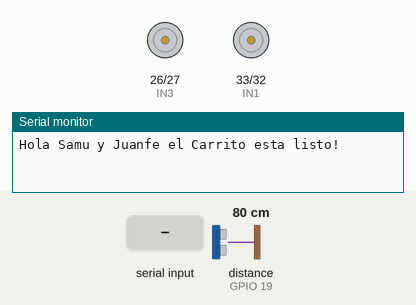
A program run on a simulated ESP32. Parts: motor-driver pin pairs drawn as motors (green arrow = first pin HIGH = forward, orange = second pin HIGH = backward, longer = more drive), the last lines printed to the serial monitor. Wiring (inferred from the names in the program): ultrasonic range finder: trigger GPIO 25; echo GPIO 19. The test bench sets the inputs (shaded band); at power-on: distance to the obstacle (sensor on GPIO 19) 80 cm. The echo pulse lasts 58.3 µs per cm.

Above: at 3.2 s.
3.3 s: "F" received over Serial
At 4.5 s:
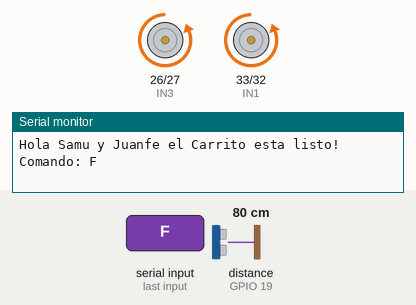
4.8 s: "B" received over Serial
At 5.5 s:
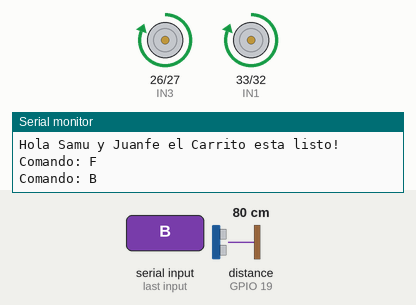
6.3 s: "L" received over Serial
At 7.5 s:
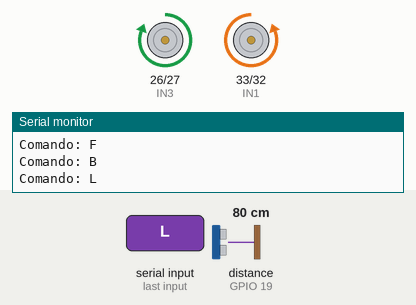
7.8 s: "R" received over Serial
At 8.4 s:
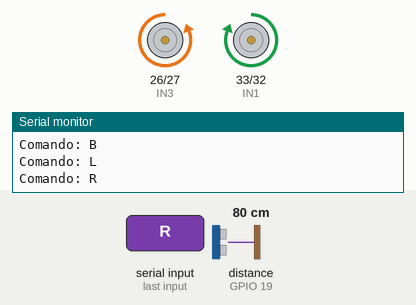
9.3 s: distance to the obstacle (sensor on GPIO 19) set to 12 cm
10.8 s: distance to the obstacle (sensor on GPIO 19) set to 9 cm
At 11.8 s:
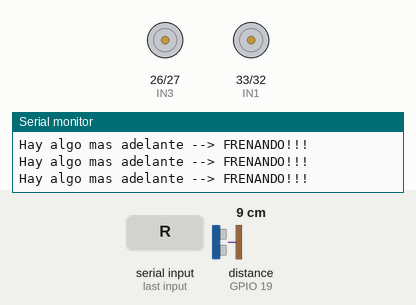
Timing chart, 0 to 13.7 s (numbered marks = the images above; inputs shaded):
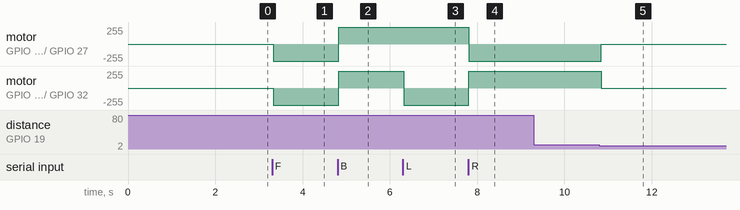

Measured:
- the behaviour switches between 11 and 10 cm on distance to the obstacle (sensor on GPIO 19) (found by bisection; images 4 and 5)
- after the input at 3.3 s, motor on GPIO 26 (IN3) / GPIO 27 (IN4), motor on GPIO 33 (IN1) / GPIO 32 (IN2): stopped → backward 255/255 at once
- after the input at 4.8 s, motor on GPIO 26 (IN3) / GPIO 27 (IN4), motor on GPIO 33 (IN1) / GPIO 32 (IN2): backward 255/255 → forward 255/255 at once
- after the input at 6.3 s, motor on GPIO 33 (IN1) / GPIO 32 (IN2): forward 255/255 → backward 255/255 at once
- after the input at 7.8 s, motor on GPIO 26 (IN3) / GPIO 27 (IN4): forward 255/255 → backward 255/255 at once; motor on GPIO 33 (IN1) / GPIO 32 (IN2): backward 255/255 → forward 255/255 at once
- after the input at 9.3 s, every drawn part: stays the same
- after the input at 10.8 s, motor on GPIO 26 (IN3) / GPIO 27 (IN4): backward 255/255 → stopped at once; motor on GPIO 33 (IN1) / GPIO 32 (IN2): forward 255/255 → stopped at once

The program:

main.cpp
```cpp
#include <Arduino.h>
/*Definición de los Parametros del Puente H y el Microcontrolador*/
#define IN1 33
#define IN2 32
#define IN3 26
#define IN4 27
/*Definición de los Parametros del Sensor*/
#define TRIG_PIN 25
#define ECHO_PIN 19
#define DISTANCIA_MINIMA 10.0
/*Definimos las funciones de Movimiento*/
void Adelante(){
  digitalWrite(IN1,LOW);
  digitalWrite(IN2,HIGH);
  digitalWrite(IN3,LOW);
  digitalWrite(IN4,HIGH);
}
void Atras(){
  digitalWrite(IN1,HIGH);
  digitalWrite(IN2,LOW);
  digitalWrite(IN3,HIGH);
  digitalWrite(IN4,LOW);
}
void Izquierda(){
digitalWrite(IN1,LOW);
digitalWrite(IN2,HIGH);
digitalWrite(IN3,HIGH);
digitalWrite(IN4,LOW);
}
void Derecha(){
digitalWrite(IN1,HIGH);
digitalWrite(IN2,LOW);
digitalWrite(IN3,LOW);
digitalWrite(IN4,HIGH);
}
void Detenerse(){
  digitalWrite(IN1,LOW);
  digitalWrite(IN2,LOW);
  digitalWrite(IN3,LOW);
  digitalWrite(IN4,LOW);
}
/*Ahora vamos co la función del sensor de distancia*/
/*Ojo:
Acordarse que manda el Disparo y lo apaga
y mira cuanto tiempo se demora en regresar
si la duracion es 0 pues retorna que no hay nada
y finalmente el return convierte el tiepo en cm*/
float leerDistancia(){
  digitalWrite(TRIG_PIN, LOW);
  delayMicroseconds(2);
  digitalWrite(TRIG_PIN, HIGH);
  delayMicroseconds(10);
  digitalWrite(TRIG_PIN, LOW);
  long duracion=pulseIn(ECHO_PIN, HIGH, 20000);
  if(duracion==0)
  return 400;
  return(duracion*0.0343)/2.0;
}
void setup(){
  Serial.begin(115200); //Iniciamos la comunicacion a 115200 que es la del ESP32
  delay(2000);
  /*El PinMode va a mandar al Puente H como salidas*/
  pinMode(IN1,OUTPUT);
  pinMode(IN2,OUTPUT);
  pinMode(IN3,OUTPUT);
  pinMode(IN4,OUTPUT);
  pinMode(TRIG_PIN,OUTPUT);
  pinMode(ECHO_PIN,INPUT);
  /*Empezamos con todo apagado*/
  digitalWrite(IN1,LOW);
  digitalWrite(IN2,LOW);
  digitalWrite(IN3,LOW);
  digitalWrite(IN4,LOW);
  Serial.println("Hola Samu y Juanfe el Carrito esta listo!");
}
void loop(){
  float distancia=leerDistancia();
  /*Verificar que la distancia siempre cumpla, sino detewneerse*/
  if(distancia< DISTANCIA_MINIMA && distancia>0){
    Detenerse();
    Serial.println("Hay algo mas adelante --> FRENANDO!!!");
  }
  /*Cómo funciona el serial.available: Bueno verifica prácticamente que ROS halla mandado algún mensaje
  - si no pues no ocurre nada */
  if(Serial.available()){
    char cmd = Serial.read(); //Variable que llega del comando (nodo) movimiento
    Serial.print("Comando: "); //Imprime el comando que llego
    Serial.println(cmd);


    if (distancia< DISTANCIA_MINIMA && cmd =='F'){ //Basicamente si hay algo impedimos el comando
      Serial.println("No se puede avanzar hay algo adelante");
      return;
    }

    //Switch-Case según la letra recibida mandamos la funcion
    switch(cmd) {
      case 'F':
      Adelante();
      break;
      case 'B':
      Atras();
      break;
      case 'L':
      Izquierda();
      break;
      case 'R':
      Derecha();
      break;
      case 'S':
      Detenerse();
      break;
      default:
      break;
    }
  }
  delay(50);
}
```
